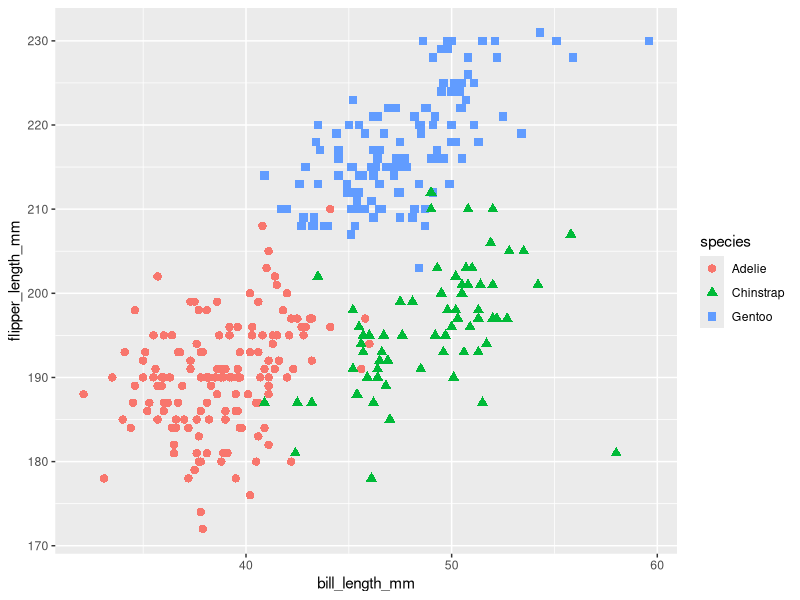
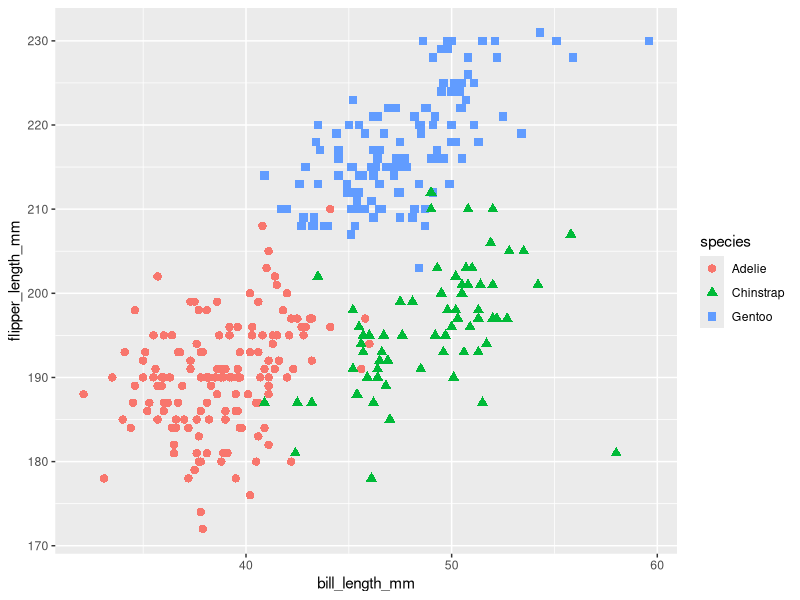

Write R code to recreate these figures, in order.
## ---- chunk 1
library(tidyverse)
## ---- chunk 2
prob1_df = 
  tibble(
    samp = rnorm(10),
    samp_gt_0 = samp > 0,
    char_vec = c("a", "b", "c", "d", "e", "f", "g", "h", "i", "j"),
    factor_vec = factor(c("low", "low", "low", "mod", "mod", "mod", "mod", "high", "high", "high"))
  )
## ---- chunk 3
mean(pull(prob1_df, samp))
mean(pull(prob1_df, samp_gt_0))
mean(pull(prob1_df, char_vec))
mean(pull(prob1_df, factor_vec))
## ---- chunk 4
as.numeric(pull(prob1_df, samp))
as.numeric(pull(prob1_df, samp_gt_0))
as.numeric(pull(prob1_df, char_vec))
as.numeric(pull(prob1_df, factor_vec))
## ---- chunk 5
as.numeric(pull(prob1_df, samp_gt_0)) * pull(prob1_df, samp)
as.factor(pull(prob1_df, samp_gt_0)) * pull(prob1_df, samp)
as.numeric(as.factor(pull(prob1_df, samp_gt_0))) * pull(prob1_df, samp) 
## ---- chunk 6
data("penguins", package = "palmerpenguins")
head(penguins)
## ---- chunk 7
ggplot(penguins, aes(x = bill_length_mm, y = flipper_length_mm)) + geom_point(na.rm = TRUE, aes(color = species, shape = species), size = 2.5)
ggsave(filename = 'Scatter_Plot.pdf', plot = last_plot(), dpi = 600)
